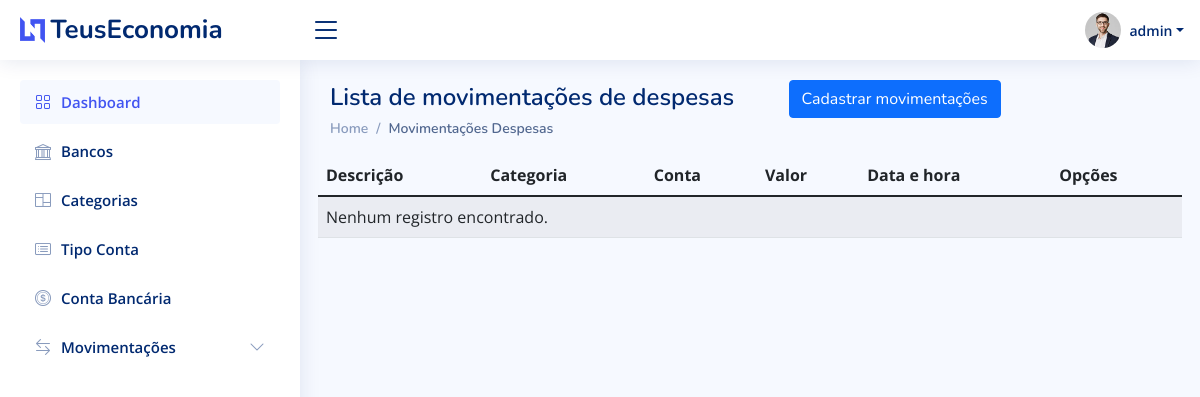
The page /listar/movimentacao-saida/ (signed in) on the database as committed earlier.
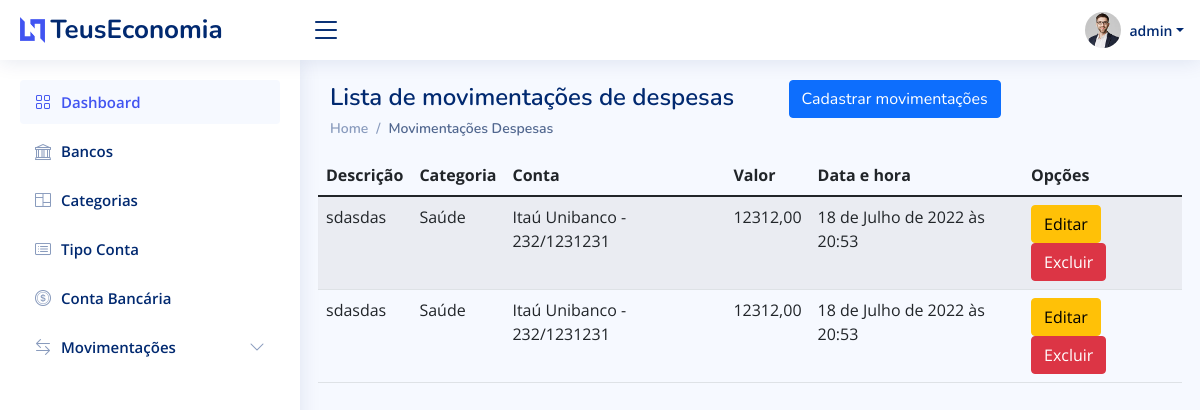
The same page on the database as committed later.
### Paginas/models.py (models this page shows, shortened)
class MovimentacaoSaida(models.Model):
	descricao = models.CharField(max_length=100, verbose_name="Descrição")
	categoria = models.ForeignKey(Categoria, on_delete=models.PROTECT)
	valor = models.DecimalField(decimal_places= 2, max_digits=50)
	cadastrado_em = models.DateTimeField(auto_now_add=True)
	atualizado_em = models.DateTimeField(auto_now=True)
	conta_bancaria = models.ForeignKey(ContaBancaria, verbose_name="Conta Bancária", on_delete=models.PROTECT)

class Categoria(models.Model):
	nome = models.CharField(max_length=50)
	descricao = models.CharField(max_length=100, verbose_name="Descrição")
	tipo_movimetacao = models.CharField(max_length=2, choices=TIPO_MOVIMENTACOES, default="S")
	def __str__(self) -> str:
		return '{}'.format(self.nome)

class ContaBancaria(models.Model):
	banco = models.ForeignKey(Banco, on_delete=models.PROTECT)
	tipo_conta = models.ForeignKey(TipoConta, on_delete=models.PROTECT)
	agencia = models.CharField(verbose_name='Agência', max_length=50)
	conta = models.CharField(max_length=10)
	valor_total = models.DecimalField(max_digits=99999999999, decimal_places=2)
	conjunta = models.BooleanField()
	usuario = models.ForeignKey(User, on_delete=models.PROTECT)
	def __str__(self) -> str:
		return '{} - {}/{}'.format(self.banco.nome, self.agencia, self.conta)

class Banco(models.Model):
	nome = models.CharField(max_length=100)
	codigo = models.DecimalField(max_digits=9999, decimal_places=0)

### Paginas/views.py (the view)
# urls.py: path('listar/movimentacao-saida/', MovimentacaoSaidaList.as_view(), name='listar-movimentacao-saida'),
class MovimentacaoSaidaList(LoginRequiredMixin, ListView):
	model = MovimentacaoSaida
	template_name = 'paginas/listas/movimentacao-saida.html'
	def get_queryset(self):
		self.object_list = MovimentacaoSaida.objects.filter(
			conta_bancaria__usuario = self.request.user)
		return self.object_list

### Paginas/templates/paginas/listas/movimentacao-saida.html
{% extends 'paginas/modelo.html' %} {% load static %} {% block pagetitle %}
<h1>Lista de movimentações de despesas
    <a href="{% url 'cadastrar-movimentacao-saida' %}" class="btn btn-primary float-right ms-5">
		Cadastrar movimentações
	</a>
</h1>
{% endblock %} {% block breadcrumb %}
<nav>
    <ol class="breadcrumb">
        <li class="breadcrumb-item"><a href="{% url 'index' %}">Home</a></li>
        <li class="breadcrumb-item active">Movimentações Despesas</li>
    </ol>
</nav>
{% endblock %} {% block main %}
<table class="table table-striped">
    <thead>
        <tr>
            <th>Descrição</th>
            <th>Categoria</th>
            <th>Conta</th>
            <th>Valor</th>
            <th>Data e hora</th>
            <th>Opções</th>
        </tr>
    </thead>
    <tbody>
        {% for obj in object_list %}
        <tr>
            <td>{{ obj.descricao }}</td>
            <td>{{ obj.categoria }}</td>
            <td>{{ obj.conta_bancaria }}</td>
            <td>{{ obj.valor }}</td>
            <td>{{ obj.cadastrado_em }}</td>
            <td>
                <a href="{% url 'editar-movimentacao-saida' obj.pk %}" class="btn btn-warning">Editar</a>
                <a href="{% url 'excluir-movimentacao-saida' obj.pk %}" class="btn btn-danger">Excluir</a>
            </td>
        </tr>
        {% empty %}
        <tr>
            <td colspan="100%">Nenhum registro encontrado.</td>
        </tr>
        {% endfor %}
    </tbody>
</table>
{% endblock %}

Rows that differ between the two databases and show on the page:
added MovimentacaoSaida: descricao "sdasdas", categoria "Saúde", conta_bancaria "Itaú Unibanco - 232/1231231", valor "12312,00", cadastrado_em "18 de Julho de 2022 às 20:53"
added MovimentacaoSaida: descricao "sdasdas", categoria "Saúde", conta_bancaria "Itaú Unibanco - 232/1231231", valor "12312,00", cadastrado_em "18 de Julho de 2022 às 20:53"
Other text that changed with them:
text no longer shown: "Nenhum registro encontrado."
